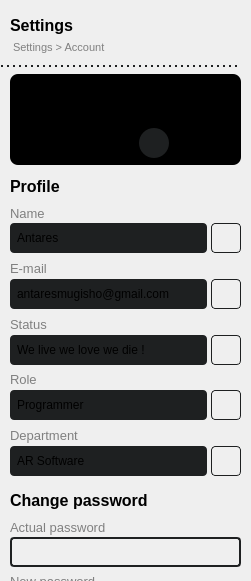
             <widget class="QStackedWidget" name="right_stacked_widget">
              <property name="minimumSize">
               <size>
                <width>251</width>
                <height>581</height>
               </size>
              </property>
              <property name="maximumSize">
               <size>
                <width>0</width>
                <height>16777215</height>
               </size>
              </property>
              <property name="styleSheet">
               <string notr="true">
QStackedWidget &gt; QWidget {
	border-left:3px solid rgb(30,32,33);
	background-color:rgb(21,22,23);

}</string>
              </property>
              <property name="currentIndex">
               <number>0</number>
              </property>
              <widget class="QWidget" name="page_5">
               <widget class="QLabel" name="label_17">
                <property name="geometry">
                 <rect>
                  <x>10</x>
                  <y>10</y>
                  <width>171</width>
                  <height>31</height>
                 </rect>
                </property>
                <property name="font">
                 <font>
                  <pointsize>12</pointsize>
                  <bold>true</bold>
                 </font>
                </property>
                <property name="text">
                 <string>Settings</string>
                </property>
               </widget>
               <widget class="QLabel" name="label_18">
                <property name="geometry">
                 <rect>
                  <x>10</x>
                  <y>40</y>
                  <width>231</width>
                  <height>21</height>
                 </rect>
                </property>
                <property name="maximumSize">
                 <size>
                  <width>16777215</width>
                  <height>24</height>
                 </size>
                </property>
                <property name="font">
                 <font>
                  <pointsize>8</pointsize>
                 </font>
                </property>
                <property name="styleSheet">
                 <string notr="true">padding-bottom:4px;
color:gray;
border-bottom:3px solid red;
</string>
                </property>
                <property name="text">
                 <string>Settings &gt; Account</string>
                </property>
               </widget>
               <widget class="QStackedWidget" name="settings_stacked_widget">
                <property name="geometry">
                 <rect>
                  <x>0</x>
                  <y>65</y>
                  <width>241</width>
                  <height>671</height>
                 </rect>
                </property>
                <property name="minimumSize">
                 <size>
                  <width>241</width>
                  <height>571</height>
                 </size>
                </property>
                <property name="styleSheet">
                 <string notr="true">#settings_stacked_widget{
border-top:2px dotted rgb(30,32,33);
}</string>
                </property>
                <property name="currentIndex">
                 <number>1</number>
                </property>
                <widget class="QWidget" name="page_7">
                 <widget class="QCheckBox" name="checkBox">
                  <property name="geometry">
                   <rect>
                    <x>20</x>
                    <y>39</y>
                    <width>201</width>
                    <height>31</height>
                   </rect>
                  </property>
                  <property name="text">
                   <string>Mode clair</string>
                  </property>
                 </widget>
                 <widget class="QLabel" name="label_5">
                  <property name="geometry">
                   <rect>
                    <x>20</x>
                    <y>90</y>
                    <width>171</width>
                    <height>16</height>
                   </rect>
                  </property>
                  <property name="text">
                   <string>Mon compte</string>
                  </property>
                 </widget>
                </widget>
                <widget class="QWidget" name="account_settings">
                 <widget class="QFrame" name="profile_picture_frame">
                  <property name="geometry">
                   <rect>
                    <x>10</x>
                    <y>7</y>
                    <width>231</width>
                    <height>91</height>
                   </rect>
                  </property>
                  <property name="maximumSize">
                   <size>
                    <width>16777215</width>
                    <height>114</height>
                   </size>
                  </property>
                  <property name="styleSheet">
                   <string notr="true">background-color:#000;
border-radius:8px;</string>
                  </property>
                  <property name="frameShape">
                   <enum>QFrame::StyledPanel</enum>
                  </property>
                  <property name="frameShadow">
                   <enum>QFrame::Raised</enum>
                  </property>
                  <widget class="QPushButton" name="edit_profile_picture_btn">
                   <property name="geometry">
                    <rect>
                     <x>129</x>
                     <y>54</y>
                     <width>30</width>
                     <height>30</height>
                    </rect>
                   </property>
                   <property name="styleSheet">
                    <string notr="true">QPushButton{
border-radius:15px;
image: url(:/cils/cils/cil-camera.png);
padding:7px;
background-color:rgb(30,32,33);
}

QPushButton:hover{

background-color:rgb(40,42,43);
}

</string>
                   </property>
                   <property name="text">
                    <string/>
                   </property>
                  </widget>
                  <widget class="QLabel" name="user_profile_picture">
                   <property name="geometry">
                    <rect>
                     <x>67</x>
                     <y>4</y>
                     <width>81</width>
                     <height>81</height>
                    </rect>
                   </property>
                   <property name="styleSheet">
                    <string notr="true">border-radius:40px;
border-image: url(:/icons/icons/avatar.png);</string>
                   </property>
                   <property name="text">
                    <string/>
                   </property>
                   <property name="scaledContents">
                    <bool>true</bool>
                   </property>
                  </widget>
                  <zorder>user_profile_picture</zorder>
                  <zorder>edit_profile_picture_btn</zorder>
                 </widget>
                 <widget class="QWidget" name="layoutWidget">
                  <property name="geometry">
                   <rect>
                    <x>10</x>
                    <y>106</y>
                    <width>231</width>
                    <height>303</height>
                   </rect>
                  </property>
                  <layout class="QVBoxLayout" name="profile_form_layout">
                   <property name="spacing">
                    <number>4</number>
                   </property>
                   <item>
                    <widget class="QLabel" name="profile_label">
                     <property name="maximumSize">
                      <size>
                       <width>16777215</width>
                       <height>26</height>
                      </size>
                     </property>
                     <property name="font">
                      <font>
                       <pointsize>12</pointsize>
                       <bold>true</bold>
                      </font>
                     </property>
                     <property name="styleSheet">
                      <string notr="true"/>
                     </property>
                     <property name="text">
                      <string>Profile</string>
                     </property>
                    </widget>
                   </item>
                   <item>
                    <layout class="QGridLayout" name="name_layout">
                     <property name="verticalSpacing">
                      <number>0</number>
                     </property>
                     <item row="1" column="0">
                      <widget class="QLabel" name="username">
                       <property name="minimumSize">
                        <size>
                         <width>0</width>
                         <height>30</height>
                        </size>
                       </property>
                       <property name="styleSheet">
                        <string notr="true">border-radius:4px;
background-color:rgb(30,32,33);
padding:4px;</string>
                       </property>
                       <property name="text">
                        <string>Antares</string>
                       </property>
                       <property name="textInteractionFlags">
                        <set>Qt::TextSelectableByKeyboard|Qt::TextSelectableByMouse</set>
                       </property>
                      </widget>
                     </item>
                     <item row="1" column="1">
                      <widget class="QPushButton" name="username_btn">
                       <property name="minimumSize">
                        <size>
                         <width>30</width>
                         <height>30</height>
                        </size>
                       </property>
                       <property name="maximumSize">
                        <size>
                         <width>30</width>
                         <height>30</height>
                        </size>
                       </property>
                       <property name="styleSheet">
                        <string notr="true">QPushButton{
	border-radius:4px;
	border:1px solid rgb(30,32,33);
	image: url(:/cils/cils/cil-pencil.png);
	padding:7px;
}

QPushButton:hover{
	background-color:rgb(30,32,33);
}</string>
                       </property>
                       <property name="text">
                        <string/>
                       </property>
                      </widget>
                     </item>
                     <item row="0" column="0">
                      <widget class="QLabel" name="label_19">
                       <property name="minimumSize">
                        <size>
                         <width>0</width>
                         <height>20</height>
                        </size>
                       </property>
                       <property name="maximumSize">
                        <size>
                         <width>16777215</width>
                         <height>20</height>
                        </size>
                       </property>
                       <property name="font">
                        <font>
                         <pointsize>10</pointsize>
                        </font>
                       </property>
                       <property name="styleSheet">
                        <string notr="true">color:gray;</string>
                       </property>
                       <property name="text">
                        <string>Name</string>
                       </property>
                      </widget>
                     </item>
                    </layout>
                   </item>
                   <item>
                    <layout class="QGridLayout" name="email_layout">
                     <property name="verticalSpacing">
                      <number>0</number>
                     </property>
                     <item row="0" column="0">
                      <widget class="QLabel" name="label_20">
                       <property name="minimumSize">
                        <size>
                         <width>0</width>
                         <height>20</height>
                        </size>
                       </property>
                       <property name="font">
                        <font>
                         <pointsize>10</pointsize>
                        </font>
                       </property>
                       <property name="styleSheet">
                        <string notr="true">color:gray;</string>
                       </property>
                       <property name="text">
                        <string>E-mail</string>
                       </property>
                      </widget>
                     </item>
                     <item row="1" column="0">
                      <widget class="QLabel" name="user_email">
                       <property name="minimumSize">
                        <size>
                         <width>0</width>
                         <height>30</height>
                        </size>
                       </property>
                       <property name="styleSheet">
                        <string notr="true">border-radius:4px;
background-color:rgb(30,32,33);
padding:4px;</string>
                       </property>
                       <property name="text">
                        <string>antaresmugisho@gmail.com</string>
                       </property>
                       <property name="textInteractionFlags">
                        <set>Qt::TextSelectableByKeyboard|Qt::TextSelectableByMouse</set>
                       </property>
                      </widget>
                     </item>
                     <item row="1" column="1">
                      <widget class="QPushButton" name="user_eail_btn">
                       <property name="minimumSize">
                        <size>
                         <width>30</width>
                         <height>30</height>
                        </size>
                       </property>
                       <property name="maximumSize">
                        <size>
                         <width>30</width>
                         <height>30</height>
                        </size>
                       </property>
                       <property name="styleSheet">
                        <string notr="true">QPushButton{
	border-radius:4px;
	border:1px solid rgb(30,32,33);
	image: url(:/cils/cils/cil-pencil.png);
	padding:7px;
}

QPushButton:hover{
	background-color:rgb(30,32,33);
}</string>
                       </property>
                       <property name="text">
                        <string/>
                       </property>
                      </widget>
                     </item>
                    </layout>
                   </item>
                   <item>
                    <layout class="QGridLayout" name="status_layout">
                     <property name="verticalSpacing">
                      <number>0</number>
                     </property>
                     <item row="0" column="0">
                      <widget class="QLabel" name="label_21">
                       <property name="minimumSize">
                        <size>
                         <width>0</width>
                         <height>20</height>
                        </size>
                       </property>
                       <property name="font">
                        <font>
                         <pointsize>10</pointsize>
                        </font>
                       </property>
                       <property name="styleSheet">
                        <string notr="true">color:gray;</string>
                       </property>
                       <property name="text">
                        <string>Status</string>
                       </property>
                      </widget>
                     </item>
                     <item row="1" column="0">
                      <widget class="QLabel" name="user_status">
                       <property name="minimumSize">
                        <size>
                         <width>0</width>
                         <height>30</height>
                        </size>
                       </property>
                       <property name="styleSheet">
                        <string notr="true">border-radius:4px;
background-color:rgb(30,32,33);
padding:4px;</string>
                       </property>
                       <property name="text">
                        <string>We live we love we die !</string>
                       </property>
                       <property name="alignment">
                        <set>Qt::AlignLeading|Qt::AlignLeft|Qt::AlignVCenter</set>
                       </property>
                       <property name="wordWrap">
                        <bool>true</bool>
                       </property>
                       <property name="textInteractionFlags">
                        <set>Qt::TextSelectableByKeyboard|Qt::TextSelectableByMouse</set>
                       </property>
                      </widget>
                     </item>
                     <item row="1" column="1">
                      <widget class="QPushButton" name="user_status_btn">
                       <property name="minimumSize">
                        <size>
                         <width>30</width>
                         <height>30</height>
                        </size>
                       </property>
                       <property name="maximumSize">
                        <size>
                         <width>30</width>
                         <height>30</height>
                        </size>
                       </property>
                       <property name="styleSheet">
                        <string notr="true">QPushButton{
	border-radius:4px;
	border:1px solid rgb(30,32,33);
	image: url(:/cils/cils/cil-pencil.png);
	padding:7px;
}

QPushButton:hover{
	background-color:rgb(30,32,33);
}</string>
                       </property>
                       <property name="text">
                        <string/>
                       </property>
                      </widget>
                     </item>
                    </layout>
                   </item>
                   <item>
                    <layout class="QGridLayout" name="role_layout">
                     <property name="verticalSpacing">
                      <number>0</number>
                     </property>
                     <item row="0" column="0">
                      <widget class="QLabel" name="label_28">
                       <property name="minimumSize">
                        <size>
                         <width>0</width>
                         <height>20</height>
                        </size>
                       </property>
                       <property name="font">
                        <font>
                         <pointsize>10</pointsize>
                        </font>
                       </property>
                       <property name="styleSheet">
                        <string notr="true">color:gray;</string>
                       </property>
                       <property name="text">
                        <string>Role</string>
                       </property>
                      </widget>
                     </item>
                     <item row="1" column="0">
                      <widget class="QLabel" name="user_role">
                       <property name="minimumSize">
                        <size>
                         <width>0</width>
                         <height>30</height>
                        </size>
                       </property>
                       <property name="styleSheet">
                        <string notr="true">border-radius:4px;
background-color:rgb(30,32,33);
padding:4px;</string>
                       </property>
                       <property name="text">
                        <string>Programmer</string>
                       </property>
                       <property name="alignment">
                        <set>Qt::AlignLeading|Qt::AlignLeft|Qt::AlignVCenter</set>
                       </property>
                       <property name="wordWrap">
                        <bool>true</bool>
                       </property>
                       <property name="textInteractionFlags">
                        <set>Qt::TextSelectableByKeyboard|Qt::TextSelectableByMouse</set>
                       </property>
                      </widget>
                     </item>
                     <item row="1" column="1">
                      <widget class="QPushButton" name="user_role_btn">
                       <property name="minimumSize">
                        <size>
                         <width>30</width>
                         <height>30</height>
                        </size>
                       </property>
                       <property name="maximumSize">
                        <size>
                         <width>30</width>
                         <height>30</height>
                        </size>
                       </property>
                       <property name="styleSheet">
                        <string notr="true">QPushButton{
	border-radius:4px;
	border:1px solid rgb(30,32,33);
	image: url(:/cils/cils/cil-pencil.png);
	padding:7px;
}

QPushButton:hover{
	background-color:rgb(30,32,33);
}</string>
                       </property>
                       <property name="text">
                        <string/>
                       </property>
                      </widget>
                     </item>
                    </layout>
                   </item>
                   <item>
                    <layout class="QGridLayout" name="department_layout">
                     <property name="verticalSpacing">
                      <number>0</number>
                     </property>
                     <item row="0" column="0">
                      <widget class="QLabel" name="label_29">
                       <property name="minimumSize">
                        <size>
                         <width>0</width>
                         <height>20</height>
                        </size>
                       </property>
                       <property name="font">
                        <font>
                         <pointsize>10</pointsize>
                        </font>
                       </property>
                       <property name="styleSheet">
                        <string notr="true">color:gray;</string>
                       </property>
                       <property name="text">
                        <string>Department</string>
                       </property>
                      </widget>
                     </item>
                     <item row="1" column="0">
                      <widget class="QLabel" name="user_department">
                       <property name="minimumSize">
                        <size>
                         <width>0</width>
                         <height>30</height>
                        </size>
                       </property>
                       <property name="styleSheet">
                        <string notr="true">border-radius:4px;
background-color:rgb(30,32,33);
padding:4px;</string>
                       </property>
                       <property name="text">
                        <string>AR Software</string>
                       </property>
                       <property name="alignment">
                        <set>Qt::AlignLeading|Qt::AlignLeft|Qt::AlignVCenter</set>
                       </property>
                       <property name="wordWrap">
                        <bool>true</bool>
                       </property>
                       <property name="textInteractionFlags">
                        <set>Qt::TextSelectableByKeyboard|Qt::TextSelectableByMouse</set>
                       </property>
                      </widget>
                     </item>
                     <item row="1" column="1">
                      <widget class="QPushButton" name="user_department_btn">
                       <property name="minimumSize">
                        <size>
                         <width>30</width>
                         <height>30</height>
                        </size>
                       </property>
                       <property name="maximumSize">
                        <size>
                         <width>30</width>
                         <height>30</height>
                        </size>
                       </property>
                       <property name="styleSheet">
                        <string notr="true">QPushButton{
	border-radius:4px;
	border:1px solid rgb(30,32,33);
	image: url(:/cils/cils/cil-pencil.png);
	padding:7px;
}

QPushButton:hover{
	background-color:rgb(30,32,33);
}</string>
                       </property>
                       <property name="text">
                        <string/>
                       </property>
                      </widget>
                     </item>
                    </layout>
                   </item>
                  </layout>
                 </widget>
                 <widget class="QWidget" name="layoutWidget">
                  <property name="geometry">
                   <rect>
                    <x>10</x>
                    <y>420</y>
                    <width>231</width>
                    <height>244</height>
                   </rect>
                  </property>
                  <layout class="QVBoxLayout" name="password_form_layout">
                   <property name="spacing">
                    <number>4</number>
                   </property>
                   <item>
                    <widget class="QLabel" name="password_label">
                     <property name="maximumSize">
                      <size>
                       <width>16777215</width>
                       <height>26</height>
                      </size>
                     </property>
                     <property name="font">
                      <font>
                       <pointsize>12</pointsize>
                       <bold>true</bold>
                      </font>
                     </property>
                     <property name="styleSheet">
                      <string notr="true"/>
                     </property>
                     <property name="text">
                      <string>Change password</string>
                     </property>
                    </widget>
                   </item>
                   <item>
                    <layout class="QVBoxLayout" name="verticalLayout_14">
                     <property name="spacing">
                      <number>0</number>
                     </property>
                     <item>
                      <widget class="QLabel" name="label_23">
                       <property name="minimumSize">
                        <size>
                         <width>0</width>
                         <height>20</height>
                        </size>
                       </property>
                       <property name="maximumSize">
                        <size>
                         <width>16777215</width>
                         <height>20</height>
                        </size>
                       </property>
                       <property name="font">
                        <font>
                         <pointsize>10</pointsize>
                        </font>
                       </property>
                       <property name="styleSheet">
                        <string notr="true">color:gray;</string>
                       </property>
                       <property name="text">
                        <string>Actual password</string>
                       </property>
                      </widget>
                     </item>
                     <item>
                      <widget class="QLineEdit" name="active_password">
                       <property name="minimumSize">
                        <size>
                         <width>0</width>
                         <height>30</height>
                        </size>
                       </property>
                       <property name="styleSheet">
                        <string notr="true">QLineEdit{
	border-radius:4px;
	border: 2px solid rgb(30,32,33);
	padding:4px;
	background-color:transparent;
}

QLineEdit:hover, QLineEdit:focus{
	border: 2px solid rgb(40,42,43);
}</string>
                       </property>
                      </widget>
                     </item>
                    </layout>
                   </item>
                   <item>
                    <layout class="QVBoxLayout" name="verticalLayout_15">
                     <property name="spacing">
                      <number>0</number>
                     </property>
                     <item>
                      <widget class="QLabel" name="label_24">
                       <property name="minimumSize">
                        <size>
                         <width>0</width>
                         <height>20</height>
                        </size>
                       </property>
                       <property name="font">
                        <font>
                         <pointsize>10</pointsize>
                        </font>
                       </property>
                       <property name="styleSheet">
                        <string notr="true">color:gray;</string>
                       </property>
                       <property name="text">
                        <string>New password</string>
                       </property>
                      </widget>
                     </item>
                     <item>
                      <widget class="QLineEdit" name="new_password">
                       <property name="minimumSize">
                        <size>
                         <width>0</width>
                         <height>30</height>
                        </size>
                       </property>
                       <property name="styleSheet">
                        <string notr="true">QLineEdit{
	border-radius:4px;
	border: 2px solid rgb(30,32,33);
	padding:4px;
	background-color:transparent;
}

QLineEdit:hover, QLineEdit:focus{
	border: 2px solid rgb(40,42,43);
}</string>
                       </property>
                      </widget>
                     </item>
                    </layout>
                   </item>
                   <item>
                    <layout class="QVBoxLayout" name="verticalLayout_16">
                     <property name="spacing">
                      <number>0</number>
                     </property>
                     <item>
                      <widget class="QLabel" name="label_25">
                       <property name="minimumSize">
                        <size>
                         <width>0</width>
                         <height>20</height>
                        </size>
                       </property>
                       <property name="font">
                        <font>
                         <pointsize>10</pointsize>
                        </font>
                       </property>
                       <property name="styleSheet">
                        <string notr="true">color:gray;</string>
                       </property>
                       <property name="text">
                        <string>New password again</string>
                       </property>
                      </widget>
                     </item>
                     <item>
                      <widget class="QLineEdit" name="confirm_password">
                       <property name="minimumSize">
                        <size>
                         <width>0</width>
                         <height>30</height>
                        </size>
                       </property>
                       <property name="maximumSize">
                        <size>
                         <width>16777215</width>
                         <height>30</height>
                        </size>
                       </property>
                       <property name="styleSheet">
                        <string notr="true">QLineEdit{
	border-radius:4px;
	border: 2px solid rgb(30,32,33);
	padding:4px;
	background-color:transparent;
}

QLineEdit:hover, QLineEdit:focus{
	border: 2px solid rgb(40,42,43);
}</string>
                       </property>
                      </widget>
                     </item>
                    </layout>
                   </item>
                   <item>
                    <widget class="QLabel" name="label_27">
                     <property name="maximumSize">
                      <size>
                       <width>16777215</width>
                       <height>16</height>
                      </size>
                     </property>
                     <property name="font">
                      <font>
                       <pointsize>8</pointsize>
                      </font>
                     </property>
                     <property name="styleSheet">
                      <string notr="true">color:red;
padding-left:4px;</string>
                     </property>
                     <property name="text">
                      <string>Incorrect password</string>
                     </property>
                    </widget>
                   </item>
                   <item>
                    <widget class="QPushButton" name="save_password_btn">
                     <property name="minimumSize">
                      <size>
                       <width>0</width>
                       <height>30</height>
                      </size>
                     </property>
                     <property name="styleSheet">
                      <string notr="true">QPushButton{
	border-radius:4px;
	background-color: rgb(30,32,33);
}

QPushButton:hover{
	background-color:rgb(40,42,43);
}</string>
                     </property>
                     <property name="text">
                      <string>Update password</string>
                     </property>
                    </widget>
                   </item>
                  </layout>
                 </widget>
                </widget>
                <widget class="QWidget" name="page_3"/>
               </widget>
               <zorder>label_17</zorder>
               <zorder>settings_stacked_widget</zorder>
               <zorder>label_18</zorder>
              </widget>
              <widget class="QWidget" name="page_6"/>
             </widget>
